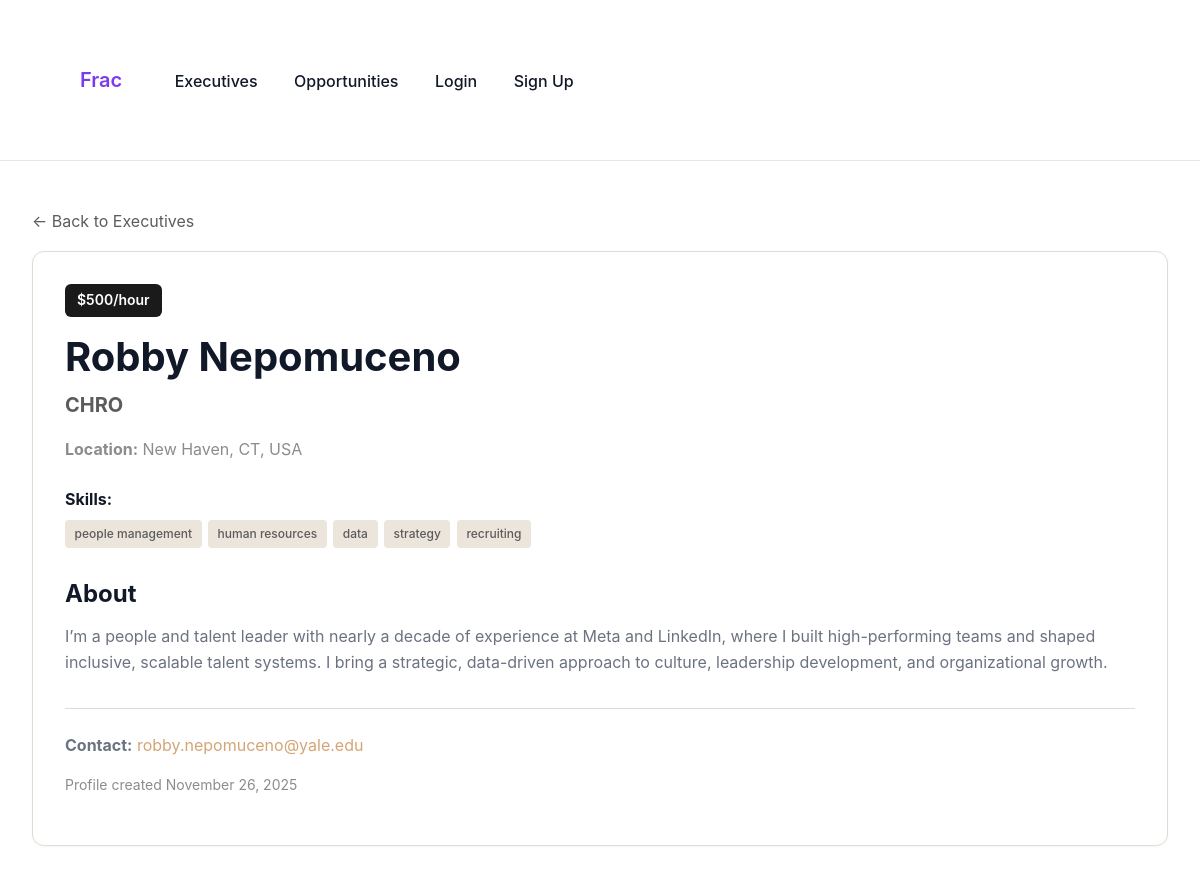
/executives/7/, run on the app's committed database.
### classifieds/models.py (models this page shows, shortened)
class ExecutiveProfile(models.Model):
    name = models.CharField(max_length=120)
    title = models.CharField(max_length=160)
    bio = models.TextField(blank=True)
    location = models.CharField(
        max_length=100,
        blank=True,
        help_text="City, State/Region (e.g., San Francisco, CA)"
    )
    hourly_rate = models.PositiveIntegerField(
        null=True,
        blank=True,
        help_text="Your hourly rate in USD"
    )
    email = models.EmailField()
    created_at = models.DateTimeField(auto_now_add=True)
    owner = models.ForeignKey(
        settings.AUTH_USER_MODEL,
        on_delete=models.CASCADE,
        related_name="executive_profiles",
        null=True,
        blank=True
    )
    skills_tags = models.CharField(
        max_length=500,
        blank=True,
        help_text="Comma-separated skills (e.g., finance, strategy, fundraising)"
    )
    def get_tags_list(self):
        if not self.skills_tags:
            return []
        return [tag.strip().lower() for tag in self.skills_tags.split(",") if tag.strip()]
    @property
    def rate_display(self):
        if self.hourly_rate:
            return f"${self.hourly_rate}/hour"
        return None

### classifieds/views.py (the view, shortened to what this page needs)
# urls.py: path("<int:pk>/", views.exec_detail, name="exec_detail"),         # /executives/1/
def exec_detail(request, pk):
    exec_profile = get_object_or_404(ExecutiveProfile, pk=pk)
    context = {
        'exec': exec_profile,
        'matching_opportunities': [],
    }
    return render(request, "classifieds/exec_detail.html", context)

### classifieds/templates/classifieds/exec_detail.html (shortened to what this page needs)
{% load static %}
<!DOCTYPE html>
<html>
<head>
    <link rel="stylesheet" href="{% static 'frac-app.css' %}?v=4">
</head>
<body>
    <nav>
        <div class="container">
            <a href="{% url 'home' %}" style="font-weight: 600; margin-right: 1rem;">Frac</a>
            <a href="{% url 'exec_list' %}">Executives</a>
            <a href="{% url 'opportunity_list' %}">Opportunities</a>
            {% if user.is_authenticated %}
                <a href="{% url 'dashboard' %}">Dashboard</a>
                <a href="{% url 'logout' %}">Logout</a>
            {% else %}
                <a href="{% url 'login' %}">Login</a>
                <a href="{% url 'signup' %}">Sign Up</a>
            {% endif %}
        </div>
    </nav>
    <div class="container">
        <div style="margin-bottom: 1rem;">
            <a href="{% url 'exec_list' %}" style="color: var(--text-secondary, #5c5c5c);">← Back to Executives</a>
        </div>
        <div style="background: var(--bg-card, white); border-radius: 12px; padding: 2rem; box-shadow: 0 1px 3px rgba(0,0,0,0.04); border: 1px solid var(--border-color, #e0dbd3);">
            {% if exec.rate_display %}
                <span style="display: inline-block; background: var(--text-primary, #1a1a1a); color: white; font-size: 0.875rem; font-weight: 600; padding: 0.35rem 0.75rem; border-radius: 6px; margin-bottom: 1rem;">
                    {{ exec.rate_display }}
                </span>
            {% endif %}
            <h1 style="margin-bottom: 0.5rem;">{{ exec.name }}</h1>
            <p style="font-size: 1.25rem; color: var(--text-secondary, #5c5c5c); margin-bottom: 1rem;"><strong>{{ exec.title }}</strong></p>
            {% if exec.location %}
                <p style="color: var(--text-muted, #8c8c8c);"><strong>Location:</strong> {{ exec.location }}</p>
            {% endif %}
            {% if exec.skills_tags %}
                <div style="margin: 1.5rem 0;">
                    <strong>Skills:</strong>
                    <div class="tags-container">
                        {% for tag in exec.get_tags_list %}
                            <span class="tag-badge">{{ tag }}</span>
                        {% endfor %}
                    </div>
                </div>
            {% endif %}
            {% if exec.bio %}
                <div style="margin-top: 2rem;">
                    <h3 style="margin-bottom: 1rem;">About</h3>
                    <p style="line-height: 1.8; color: var(--text-secondary, #5c5c5c);">{{ exec.bio|linebreaks }}</p>
                </div>
            {% endif %}
            <div style="margin-top: 2rem; padding-top: 1.5rem; border-top: 1px solid var(--border-color, #e0dbd3);">
                <p><strong>Contact:</strong> <a href="mailto:{{ exec.email }}" style="color: var(--accent-coral, #d4a574);">{{ exec.email }}</a></p>
                <p style="color: var(--text-muted, #8c8c8c); font-size: 0.875rem; margin-top: 0.5rem;">Profile created {{ exec.created_at|date:"F j, Y" }}</p>
            </div>
        </div>
    </div>
</body>
</html>

### classifieds/static/frac-app.css (style rules this page uses)
:root { --color-primary: #7c3aed; --color-primary-hover: #6d28d9; --color-primary-light: #a78bfa; --color-text: #111827; --color-text-secondary: #6b7280; --color-border: #e5e7eb; --color-bg: #ffffff; --color-bg-secondary: #f9fafb; --color-gray-button: #9ca3af; --color-gray-button-hover: #6b7280; --color-danger: #ef4444; --spacing-xs: 0.25rem; --spacing-sm: 0.5rem; --spacing-md: 1rem; --spacing-lg: 1.5rem; --spacing-xl: 2rem; --spacing-2xl: 3rem; --radius-sm: 4px; --radius-md: 6px; --radius-lg: 8px; --transition: all 0.2s ease; }
* { margin: 0; padding: 0; box-sizing: border-box; }
body { font-family: -apple-system, BlinkMacSystemFont, 'Segoe UI', 'Roboto', 'Oxygen', 'Ubuntu', 'Cantarell', 'Fira Sans', 'Droid Sans', 'Helvetica Neue', sans-serif; background-color: var(--color-bg); color: var(--color-text); line-height: 1.6; font-size: 16px; }
nav { background-color: var(--color-bg); border-bottom: 1px solid var(--color-border); padding: var(--spacing-md) var(--spacing-xl); position: sticky; top: 0; z-index: 100; }
nav a { text-decoration: none; color: var(--color-text); font-weight: 500; padding: var(--spacing-sm) var(--spacing-md); border-radius: var(--radius-md); transition: var(--transition); }
nav a:first-child { font-weight: 700; font-size: 1.25rem; color: var(--color-primary); }
h1, h2, h3, h4, h5, h6 { font-weight: 700; line-height: 1.2; color: var(--color-text); margin-bottom: var(--spacing-md); }
h1 { font-size: 2.5rem; }
h3 { font-size: 1.5rem; }
p { margin-bottom: var(--spacing-md); color: var(--color-text-secondary); }
a { color: var(--color-primary); text-decoration: none; transition: var(--transition); }
.container { max-width: 1200px; margin: 0 auto; padding: var(--spacing-2xl) var(--spacing-xl); }

### classifieds/templates/classifieds/exec_detail.html (style rules this page uses)
.tags-container { display: flex; flex-wrap: wrap; gap: 0.4rem; margin-top: 0.5rem; }
.tag-badge { display: inline-block; background: var(--bg-accent-tan, #ebe5db); color: var(--text-secondary, #5c5c5c); font-size: 0.75rem; font-weight: 500; padding: 0.25rem 0.6rem; border-radius: 4px; text-transform: lowercase; }

### data on the page
ExecutiveProfile: rate_display "$500/hour", name "Robby Nepomuceno", title "CHRO", location "New Haven, CT, USA", bio "I’m a people and talent leader with nearly a decade of experience at Meta and LinkedIn, where I built high-performing teams and shaped inclusive, scalable talent systems. I bring a strategic, data-driven approach to culture, leadership development, and organizational growth.", email "robby.nepomuceno@yale.edu", created_at "November 26, 2025"

### other printed values
{{ tag }} "people management" "human resources" "data" "strategy" "recruiting"
